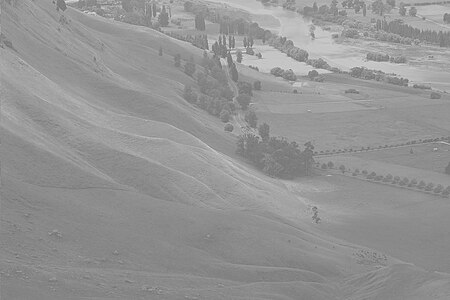
%> input picture imgg.jpg, 450 x 300 px
$ octave HistoEqi.m   (GNU Octave 9; MATLAB toolbox functions it lacks are replaced by stand-ins)
%> lines starting %> are read from the running program, lines starting %| are printed output that depends on the picture

clc;
clear all;
close all;

% Load image
img = imread('imgg.jpg');
%> img is the input picture: size 300x450 uint8; min 100, max 234, mean 148
gray_img = im2gray(img); % Convert to grayscale
[m, n] = size(gray_img); % Get image dimensions
%> m = 300; n = 450

% Flatten the image array
img_array = double(gray_img(:));

% Compute counts (histogram)
[unique_vals, ~, idx] = unique(img_array); % Get unique pixel values
%> unique_vals = 124 values from 100 to 234
counts = accumarray(idx, 1); % Count occurrences
%> counts = 124 values, max 5453 at index 37, min 1 at index 1, mean 1088.7
val_count_table = [unique_vals, counts]; % Value-Count table
%> val_count_table = 124 rows, first 12: [100 1; 101 1; 102 1; 104 1; 105 1; 107 2; 108 5; 109 4; 110 5; 111 17; 112 15; 113 11]

% Compute cumulative distribution function (CDF)
cdf = cumsum(counts);
%> cdf = 124 values from 1 to 135000
cdf_min = min(cdf); % Minimum CDF value
%> cdf_min = 1

% Histogram equalization formula
L = 256; % Total intensity levels (8-bit image)
h_v = round(((cdf - cdf_min) / ((m * n) - cdf_min)) * (L - 1));
%> h_v = 124 values from 0 to 255

% Map old pixel values to new equalized values
equalized_img = h_v(idx);
equalized_img = reshape(equalized_img, [m, n]); % Reshape to original image size
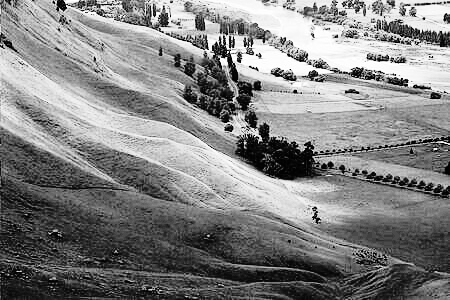
%> equalized_img: size 300x450 double; min 0, max 255, mean 130.4

% Plot original and equalized images
figure;

% Subplot 1: Original and Equalized Image
subplot(2, 1, 1);
imshowpair(gray_img, uint8(equalized_img), 'montage');
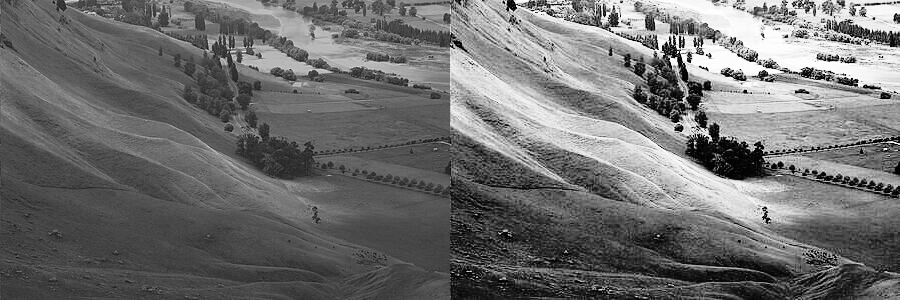
%> displayed picture: size 300x900, on the screen's scale of 0 to 255; min 0, max 255, mean 110.9
title('Original Image (Left) and Equalized Image (Right)');

% Subplot 2: Original and Equalized Histograms
subplot(2, 1, 2);
histogram(gray_img(:), 256, 'EdgeColor', 'none', 'FaceColor', 'blue', 'Normalization', 'probability'); % Original histogram
hold on;
histogram(equalized_img(:), 256, 'EdgeColor', 'none', 'FaceColor', 'red', 'Normalization', 'probability'); % Equalized histogram
title('Original Histogram (Blue) vs Equalized Histogram (Red)');
legend('Original', 'Equalized');
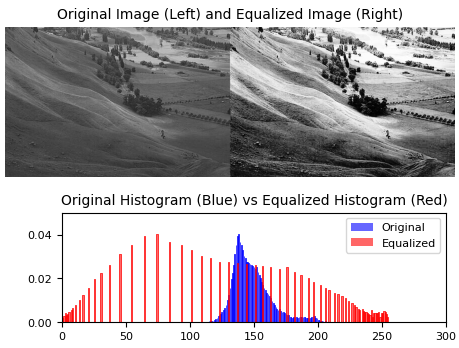
%> figure redrawn from the program's plot data, 2 panels
